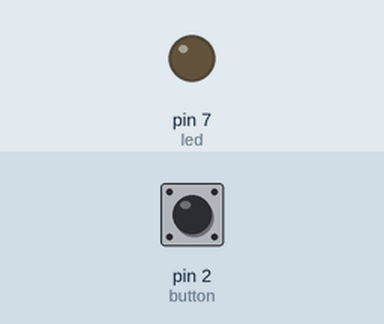
A sketch run on a simulated Arduino Uno, built with avr-gcc and run on an emulated ATmega328P. Shown: output pins drawn as LEDs (lit = HIGH). The test bench sets the inputs (shaded band); at power-on: pin 2 (button) LOW.

Above: at 1.2 s.
1.3 s: pin 2 (button) pulled HIGH for 0.15 s
At 1.37 s:
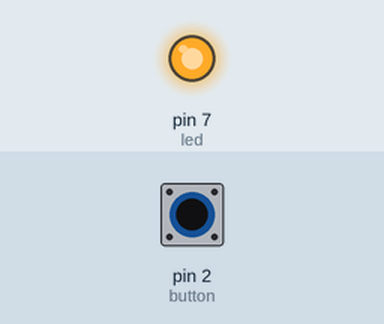
2.9 s: pin 2 (button) pulled HIGH for 3.2 s
At 6.7 s:
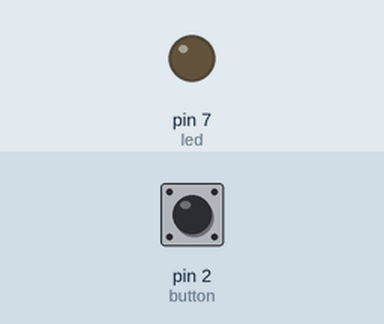
Timing chart, 0 to 8.2 s (numbered marks = the images above; inputs shaded):
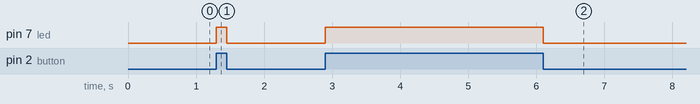

Measured:
- after the input at 1.3 s, pin 7 (led): LOW → HIGH at once, → LOW 0.15 s later
- after the input at 2.9 s, pin 7 (led): LOW → HIGH at once, → LOW 3.2 s later

The sketch:

io.ino
```cpp
int led = 7;
int button = 2;
void setup() {
  pinMode(led, OUTPUT);
  pinMode(button, INPUT);
}
void loop() {
  int state = digitalRead(button);

  if (state == HIGH) {
    digitalWrite(led, HIGH);
  } else {
    digitalWrite(led, LOW);
  }
}
```
